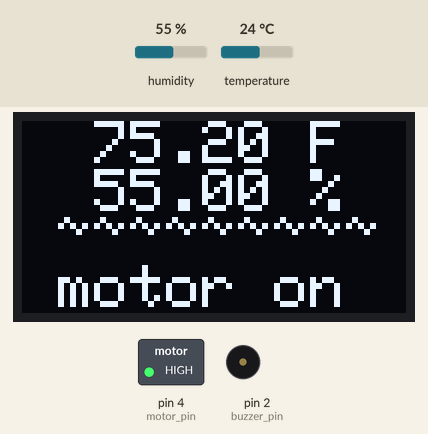
Recording of a sketch running on a simulated Arduino Mega 2560, built with avr-gcc and run on an emulated ATmega2560. Shown: 128×64 one-colour display, switched loads named in the sketch (green lamp = pin HIGH), buzzer (waves = sounding, pin HIGH). Inputs (shaded band) come from the test bench; at power-on: humidity 55 %, temperature 24 °C. What the sketch prints to the serial monitor is not drawn.

Above: at 2.8 s.
2.9 s: humidity set to 61 %
At 5.2 s:
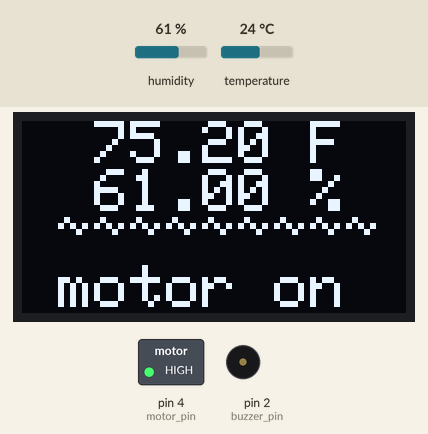
5.8 s: humidity set to 64 %
At 7.2 s:
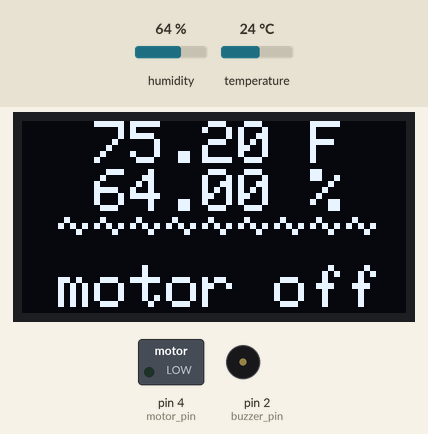
7.8 s: temperature set to 12 °C
At 9.1 s:
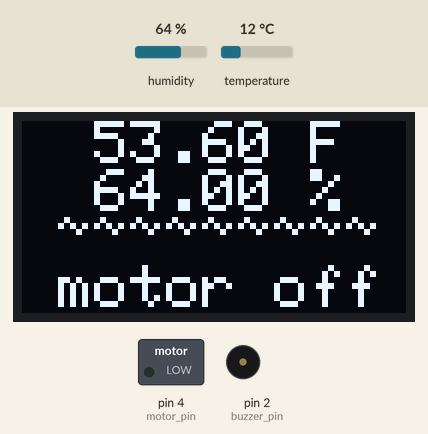
9.9 s: temperature set to 19 °C
At 11.1 s:
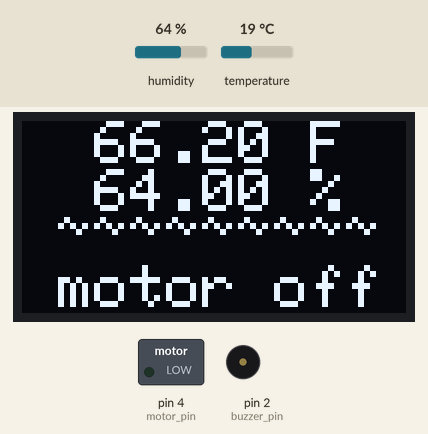
Timing chart, 0 to 12.9 s (numbered marks = the images above; inputs shaded):
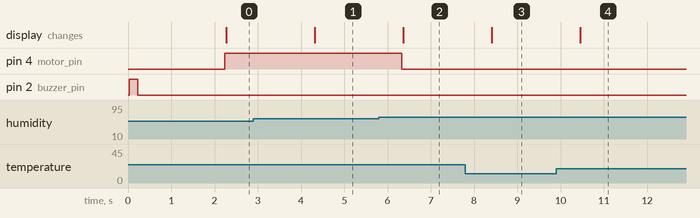

The sketch:

senorCode.ino
```cpp
#include <DHT.h>
#include <SPI.h>
#include <Wire.h>
#include <Adafruit_GFX.h>
#include <Adafruit_SSD1306.h>

#define motor_pin 4
#define sensor_pin 8
#define buzzer_pin 2
#define reset_pin 29
#define screen_w 128
#define screen_h 64
#define DHTTYPE DHT22

DHT dht(sensor_pin, DHTTYPE);
Adafruit_SSD1306 display(screen_w, screen_h, &Wire, reset_pin);

String message;


void setup() {
  Serial.begin(9600);

  if (!display.begin(SSD1306_SWITCHCAPVCC, 0x3C)) { // Address 0x3C for 128x32
    Serial.println(F("allocation failed"));
    for (;;); // loop forever if library fails to initialize
  }

  display.setTextColor(SSD1306_WHITE);
  pinMode(motor_pin, OUTPUT);
  pinMode(buzzer_pin, OUTPUT);
  digitalWrite(motor_pin, LOW);
  dht.begin();

  // buzzes when controller is turned on
  digitalWrite(buzzer_pin, HIGH);
  delay(200);
  digitalWrite(buzzer_pin, LOW);

  display.clearDisplay();
}


void loop() {
  delay(2000);
  display.clearDisplay();

  // read temp and humidity
  float humi  = dht.readHumidity();
  float temp =  dht.readTemperature(true);

  // check if any reads failed
  if (isnan(humi) || isnan(temp)) {
    message = "       ~Help!~";
    display.setTextSize(3);
  } else {
    // controls motor
    if (humi <= 62) {
      digitalWrite(motor_pin, HIGH);
      message = "  " + String(temp) + " F   " + String(humi) + " %" + "  ~~~~~~~~~" +" motor on";
      display.setTextSize(2);
    } else {
      digitalWrite(motor_pin, LOW);
      message = "  " + String(temp) + " F   " + String(humi) + " %" + "  ~~~~~~~~~" +" motor off";
      display.setTextSize(2);
    }
  }

  // olde dispaly configs
  while (Serial.available()) {
    delay(2);  //delay to allow byte to arrive in input buffer
    display.clearDisplay(); //clear display
  }

  Serial.println("display has been updated with: " + message); // print the message in Serial monitor for feedback

  display.setCursor(0, 0);//start printing at top left corner
  display.println(message); //prints the content of the message string on the display
  display.display(); //transfers the buffer to the display
  message = ""; //reset string after each print
}
```

Measured:
- the behaviour switches between 62 and 63 % on humidity (found by bisection; images 1 and 2)
- after the input at 2.9 s, the display: changes after 1.4 s (image 1)
- after the input at 5.8 s, pin 4 (motor_pin): HIGH → LOW after 0.52 s; the display: changes after 0.56 s (image 2)
- after the input at 7.8 s, the display: changes after 0.61 s (image 3)
- after the input at 9.9 s, the display: changes after 0.55 s (image 4)
